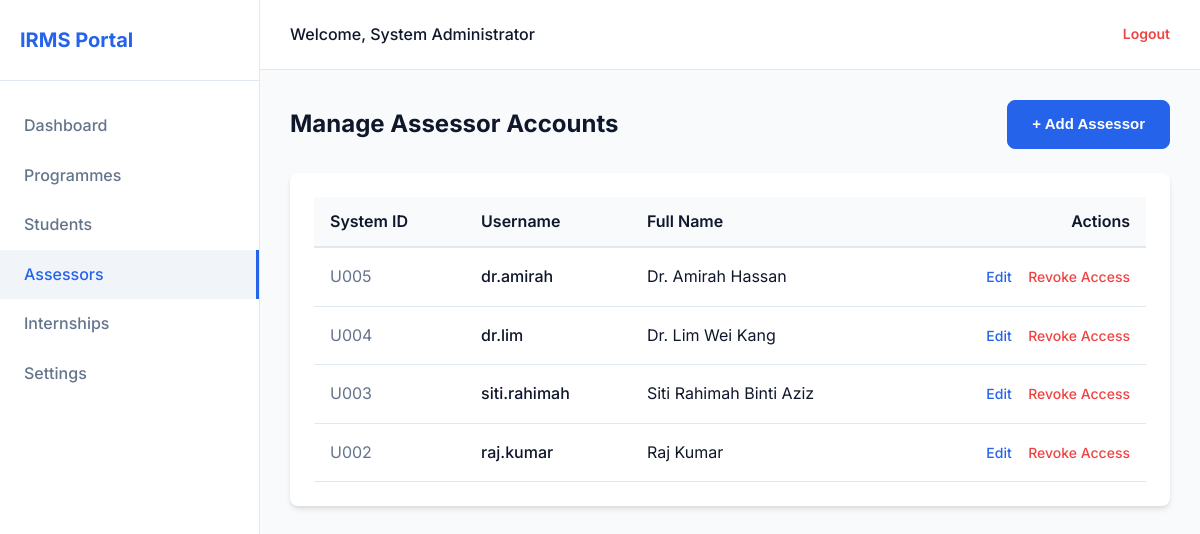
Screenshot of /admin/assessors.php (signed in) with the database file from the repository.
### tables this page shows
CREATE TABLE `user` (
  `user_id` int(11) NOT NULL,
  `username` varchar(100) NOT NULL,
  `email` varchar(255) NOT NULL,
  `password` varchar(255) NOT NULL,
  `fullname` varchar(255) NOT NULL,
  `role` enum('admin','industry_supervisor','lecturer') NOT NULL
);

### admin/assessors.php (the view, shortened to what this page needs)
<?php
    include '../config/db.php';
    $sql = "SELECT user_id, username, fullname FROM user WHERE role='industry_supervisor' OR role='lecturer' ORDER BY user_id DESC";
    $result = $conn->query($sql);
?>
<!DOCTYPE html>
<html lang="en">
<head>
    <link rel="stylesheet" href="../assets/css/style.css">
</head>
<body>
    <div class="app-container">
        <?php include '../components/sidebar.php'; ?>
        <main class="main-content">
             <?php include '../components/header.php'; ?>
            <div class="content-area">
                <div class="page-header">
                    <h1 class="page-title">Manage Assessor Accounts</h1>
                    <button class="btn btn-primary btn-auto" onclick="document.getElementById('addForm').style.display='block'">+ Add Assessor</button>
                </div>
                <div class="card">
                    <div class="table-responsive">
                        <table class="irms-table">
                            <thead>
                                <tr class="table-header-row">
                                    <th class="table-header-cell">System ID</th>
                                    <th class="table-header-cell">Username</th>
                                    <th class="table-header-cell">Full Name</th>
                                    <th class="table-header-cell text-right">Actions</th>
                                </tr>
                            </thead>
                            <tbody>
                                <?php if ($result && $result->num_rows > 0): ?>
                                    <?php while ($row = $result->fetch_assoc()): ?>
                                        <tr class="table-body-row">
                                            <td class="table-cell-muted">U<?= sprintf("%03d", $row['user_id']) ?></td>
                                            <td class="table-cell-medium"><?= htmlspecialchars($row['username']) ?></td>
                                            <td class="table-cell"><?= htmlspecialchars($row['fullname']) ?></td>
                                            <td class="table-actions-cell">
                                                <a href="?edit_id=<?= $row['user_id'] ?>" class="action-edit">Edit</a>
                                                <a href="?delete_id=<?= $row['user_id'] ?>" class="action-revoke" onclick="return confirm('Revoke access for this assessor? This cannot be undone.')">Revoke Access</a>
                                            </td>
                                        </tr>
                                    <?php endwhile; ?>
                                <?php else: ?>
                                    <tr class="table-body-row">
                                        <td colspan="4" class="table-cell text-center">No assessor accounts found.</td>
                                    </tr>
                                <?php endif; ?>
                            </tbody>
                        </table>
                    </div>
                </div>
            </div>
        </main>
    </div>
</body>
</html>

### assets/css/style.css (style rules this page uses)
:root { --primary-color: #2563eb; --primary-hover: #1d4ed8; --bg-color: #f8fafc; --nav-bg: #ffffff; --text-dark: #0f172a; --text-muted: #64748b; --border-color: #e2e8f0; --success-color: #10b981; --warning-color: #f59e0b; --danger-color: #ef4444; --card-shadow: 0 4px 6px -1px rgba(0, 0, 0, 0.1), 0 2px 4px -1px rgba(0, 0, 0, 0.06); --input-focus: 0 0 0 3px rgba(37, 99, 235, 0.2); --border-radius: 8px; --transition: all 0.2s ease-in-out; }
* { margin: 0; padding: 0; box-sizing: border-box; }
body { font-family: 'Inter', -apple-system, BlinkMacSystemFont, 'Segoe UI', Roboto, Oxygen, Ubuntu, Cantarell, sans-serif; background-color: var(--bg-color); color: var(--text-dark); line-height: 1.6; -webkit-font-smoothing: antialiased; }
.btn { display: inline-block; font-weight: 600; text-align: center; white-space: nowrap; vertical-align: middle; user-select: none; border: 1px solid transparent; padding: 12px 24px; font-size: 15px; line-height: 1.5; border-radius: var(--border-radius); transition: var(--transition); cursor: pointer; width: 100%; }
.btn-primary { color: #fff; background-color: var(--primary-color); border-color: var(--primary-color); }
.app-container { display: flex; min-height: 100vh; }
.main-content { flex-grow: 1; display: flex; flex-direction: column; }
.content-area { padding: 30px; flex-grow: 1; background-color: var(--bg-color); }
.page-header { margin-bottom: 24px; display: flex; justify-content: space-between; align-items: center; }
.page-title { font-size: 24px; font-weight: 700; color: var(--text-dark); }
.card { background: #ffffff; border-radius: var(--border-radius); box-shadow: var(--card-shadow); padding: 24px; margin-bottom: 24px; }
.table-responsive { overflow-x: auto; }
.irms-table { width: 100%; border-collapse: collapse; min-width: 600px; }
.table-header-row { background-color: #f8fafc; border-bottom: 2px solid #e2e8f0; text-align: left; }
.table-header-cell { padding: 12px 16px; font-weight: 600; }
.table-body-row { border-bottom: 1px solid #e2e8f0; }
.table-cell { padding: 16px; }
.table-cell-muted { padding: 16px; color: var(--text-muted); }
.table-cell-medium { padding: 16px; font-weight: 500; }
.table-actions-cell { padding: 16px; text-align: right; }
.action-edit { color: var(--primary-color); margin-right: 12px; text-decoration: none; font-size: 14px; font-weight: 500; }
.action-revoke { color: var(--danger-color); text-decoration: none; font-size: 14px; font-weight: 500; }
.text-right { text-align: right; }
.btn-auto { width: auto; }

### rows the page displays
user: user_id "005", username "dr.amirah", fullname "Dr. Amirah Hassan"
user: user_id "004", username "dr.lim", fullname "Dr. Lim Wei Kang"
user: user_id "003", username "siti.rahimah", fullname "Siti Rahimah Binti Aziz"
user: user_id "002", username "raj.kumar", fullname "Raj Kumar"

### other values shown
$_SESSION['fullname'] "System Administrator"
